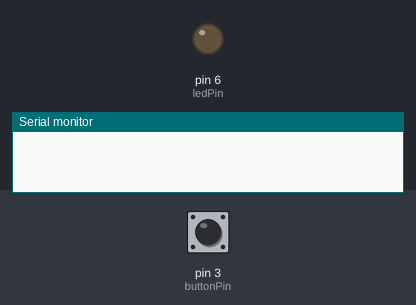
Bench run of a sketch on a simulated Arduino Uno, built with avr-gcc and run on an emulated ATmega328P. Parts: output pins drawn as LEDs (lit = HIGH), the last lines printed to the serial monitor. The test bench sets the inputs (shaded band); at power-on: pin 3 (buttonPin) LOW.

Above: at 1.2 s.
1.3 s: pin 3 (buttonPin) pulled HIGH for 1 s
At 1.5 s:
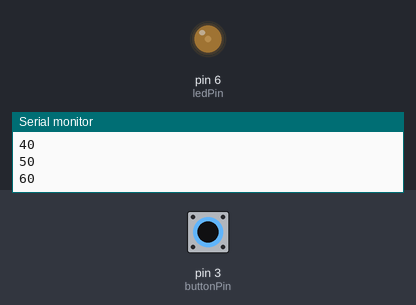
3.8 s: pin 3 (buttonPin) pulled HIGH for 3.2 s
At 8.1 s:
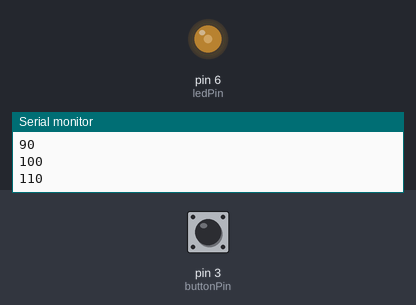
8.5 s: pin 3 (buttonPin) pulled HIGH for 0.15 s
At 9.0 s:
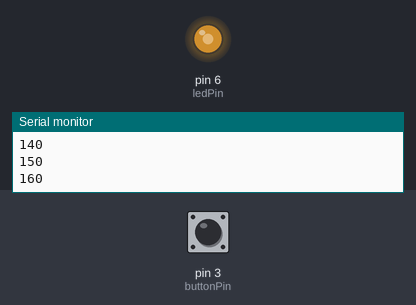
Timing chart, 0 to 11.5 s (numbered marks = the images above; inputs shaded):
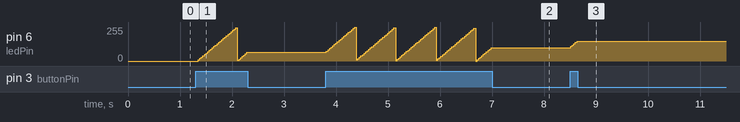

Measured:
- after the input at 3.8 s, pin 6 (ledPin): ramps from 0/255 to 254/255 and jumps back, once every 0.75 s
- after the input at 8.5 s, pin 6 (ledPin): 100/255 → 150/255 at once

The sketch:

PWM_Led.ino
```cpp
/*
  Dimm

Illumina progressivamente (fadein) un led collegato ad una porta PWM alla pressione di un pulsante.
Il livello di luminosità è scritto sulla serial per il debug

ESERCIZIO: visualizzare cosa accade con l'overflow della variabile brightness e rimediare.
ESERCIZIO: usare il secondo pulsante per spegnere progressivamente il led (fadeout)

*/

// constants won't change. They're used here to
// set pin numbers:
const int buttonPin = 3;     // the number of the pushbutton pin
const int ledPin =  6;      // the number of the LED pin

// variables will change:
byte buttonState = 0;         // variable for reading the pushbutton status
byte brightness = 0;

void setup() {
  // initialize the LED pin as an output:
  pinMode(ledPin, OUTPUT);
  // initialize the pushbutton pin as an input:
  pinMode(buttonPin, INPUT);
  // init Serial
  Serial.begin(115200);
}

void loop(){
  // read the state of the pushbutton value:
  buttonState = digitalRead(buttonPin);

  // check if the pushbutton is pressed.
  // if it is, the buttonState is HIGH:
  if (buttonState==HIGH){
    analogWrite(ledPin,brightness);
    brightness = brightness +10;
    Serial.println(brightness);
  }
  delay(30);
}
```
